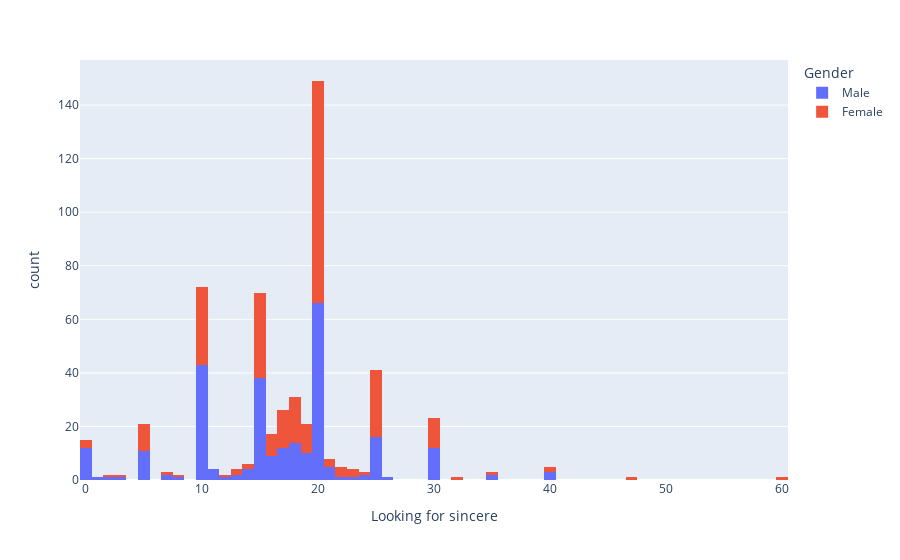

Notebook code cell kept with this figure:
### Code cell
df_partners=df_partners.sort_values("Looking for sincere")
fig = px.histogram(df_partners,x='Looking for sincere', color='Gender',nbins=100)
fig.show()

### Figure 1 — Plotly figure (JSON) as saved in the notebook; plotly's stock layout.template omitted (floating-point values rounded to 4 significant figures; data arrays with more than 128 entries replaced by an {"elided": "..."} marker saying what was removed)
{"data": [{"alignmentgroup": "True", "bingroup": "x", "hovertemplate": "Gender=Male<br>Looking for sincere=%{x}<br>count=%{y}<extra></extra>", "legendgroup": "Male", "marker": {"color": "#636efa", "pattern": {"shape": ""}}, "name": "Male", "nbinsx": 100, "offsetgroup": "Male", "orientation": "v", "showlegend": true, "type": "histogram", "x": {"elided": "277 float values"}, "xaxis": "x", "yaxis": "y"}, {"alignmentgroup": "True", "bingroup": "x", "hovertemplate": "Gender=Female<br>Looking for sincere=%{x}<br>count=%{y}<extra></extra>", "legendgroup": "Female", "marker": {"color": "#EF553B", "pattern": {"shape": ""}}, "name": "Female", "nbinsx": 100, "offsetgroup": "Female", "orientation": "v", "showlegend": true, "type": "histogram", "x": {"elided": "274 float values"}, "xaxis": "x", "yaxis": "y"}], "layout": {"barmode": "relative", "legend": {"title": {"text": "Gender"}, "tracegroupgap": 0}, "margin": {"t": 60}, "xaxis": {"anchor": "y", "domain": [0, 1], "title": {"text": "Looking for sincere"}}, "yaxis": {"anchor": "x", "domain": [0, 1], "title": {"text": "count"}}}}
